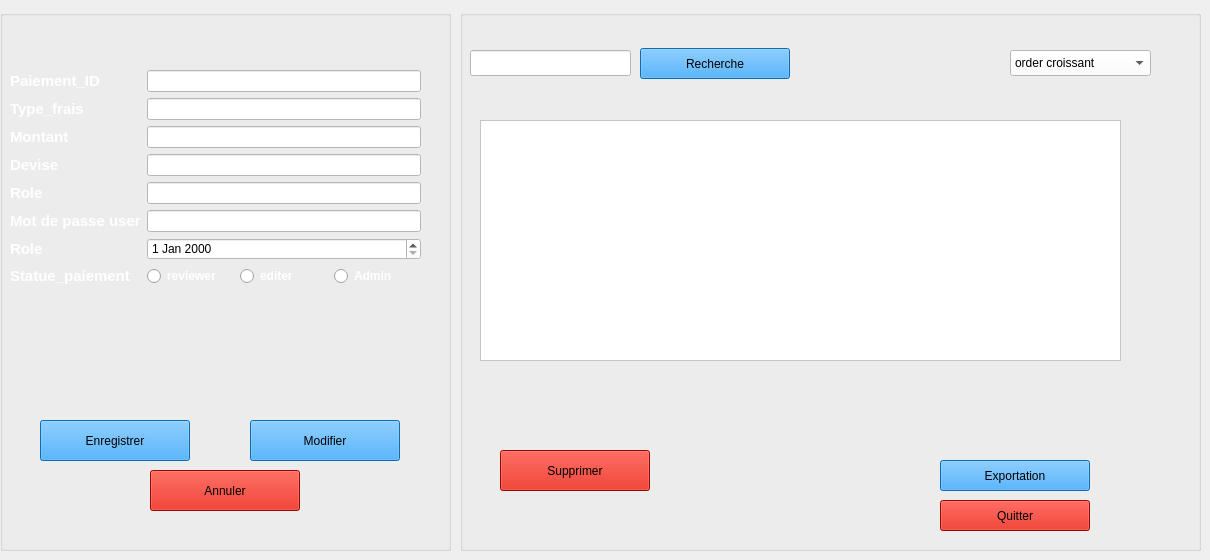
     <widget class="QWidget" name="stackedWidgetPage6">
      <widget class="QGroupBox" name="groupBox_Paiement_Form">
       <property name="geometry">
        <rect>
         <x>0</x>
         <y>10</y>
         <width>451</width>
         <height>541</height>
        </rect>
       </property>
       <property name="styleSheet">
        <string notr="true">background-color: rgb(0, 36, 168); border: #A8D3F0;
QGroupBox { border: 2px solid #2c3e50; border-radius: 15px; margin-top: 20px; font-weight: bold; color: #2c3e50; }
QGroupBox::title { subcontrol-origin: margin; subcontrol-position: top center; padding: 0 10px; }</string>
       </property>
       <property name="title">
        <string/>
       </property>
       <widget class="QWidget" name="formLayoutWidget_Utilisateur_2">
        <property name="geometry">
         <rect>
          <x>10</x>
          <y>60</y>
          <width>411</width>
          <height>281</height>
         </rect>
        </property>
        <layout class="QFormLayout" name="formLayout_Utilisateur_4">
         <item row="0" column="0">
          <widget class="QLabel" name="label_ID_Utilisateur_4">
           <property name="text">
            <string>&lt;html&gt;&lt;head/&gt;&lt;body&gt;&lt;p&gt;&lt;span style=&quot; font-size:11pt; font-weight:700; color:#ffffff;&quot;&gt;Paiement_ID&lt;/span&gt;&lt;/p&gt;&lt;/body&gt;&lt;/html&gt;</string>
           </property>
          </widget>
         </item>
         <item row="0" column="1">
          <widget class="QLineEdit" name="lineEdit_ID_Utilisateur_4">
           <property name="styleSheet">
            <string notr="true">background-color: rgb(255, 255, 255);</string>
           </property>
          </widget>
         </item>
         <item row="1" column="0">
          <widget class="QLabel" name="label_Nom_Utilisateur_4">
           <property name="text">
            <string>&lt;html&gt;&lt;head/&gt;&lt;body&gt;&lt;p&gt;&lt;span style=&quot; font-size:11pt; font-weight:700; color:#ffffff;&quot;&gt;Type_frais&lt;/span&gt;&lt;/p&gt;&lt;/body&gt;&lt;/html&gt;</string>
           </property>
          </widget>
         </item>
         <item row="1" column="1">
          <widget class="QLineEdit" name="lineEdit_Nom_Utilisateur_4">
           <property name="styleSheet">
            <string notr="true">background-color: rgb(255, 255, 255);</string>
           </property>
          </widget>
         </item>
         <item row="2" column="0">
          <widget class="QLabel" name="label_Email_Utilisateur_4">
           <property name="text">
            <string>&lt;html&gt;&lt;head/&gt;&lt;body&gt;&lt;p&gt;&lt;span style=&quot; font-size:11pt; font-weight:700; color:#ffffff;&quot;&gt;Montant&lt;/span&gt;&lt;/p&gt;&lt;/body&gt;&lt;/html&gt;</string>
           </property>
          </widget>
         </item>
         <item row="2" column="1">
          <widget class="QLineEdit" name="lineEdit_Email_Utilisateur_4">
           <property name="styleSheet">
            <string notr="true">background-color: rgb(255, 255, 255);</string>
           </property>
          </widget>
         </item>
         <item row="3" column="0">
          <widget class="QLabel" name="label_Mdp_Utilisateur_4">
           <property name="text">
            <string>&lt;html&gt;&lt;head/&gt;&lt;body&gt;&lt;p&gt;&lt;span style=&quot; font-size:11pt; font-weight:700; color:#ffffff;&quot;&gt;Devise&lt;/span&gt;&lt;/p&gt;&lt;/body&gt;&lt;/html&gt;</string>
           </property>
          </widget>
         </item>
         <item row="3" column="1">
          <widget class="QLineEdit" name="lineEdit_Mdp_Utilisateur_4">
           <property name="styleSheet">
            <string notr="true">background-color: rgb(255, 255, 255);</string>
           </property>
           <property name="echoMode">
            <enum>QLineEdit::EchoMode::Password</enum>
           </property>
          </widget>
         </item>
         <item row="4" column="0">
          <widget class="QLabel" name="label_Role_Utilisateur_4">
           <property name="text">
            <string>&lt;html&gt;&lt;head/&gt;&lt;body&gt;&lt;p&gt;&lt;span style=&quot; font-size:11pt; font-weight:700; color:#ffffff;&quot;&gt;Role&lt;/span&gt;&lt;/p&gt;&lt;/body&gt;&lt;/html&gt;</string>
           </property>
          </widget>
         </item>
         <item row="4" column="1">
          <widget class="QLineEdit" name="lineEdit_Institution_Utilisateur_11">
           <property name="styleSheet">
            <string notr="true">background-color: rgb(255, 255, 255);</string>
           </property>
          </widget>
         </item>
         <item row="5" column="0">
          <widget class="QLabel" name="label_Mot_de_passe_4">
           <property name="text">
            <string>&lt;html&gt;&lt;head/&gt;&lt;body&gt;&lt;p&gt;&lt;span style=&quot; font-size:11pt; font-weight:700; color:#ffffff;&quot;&gt;Mot de passe user&lt;/span&gt;&lt;/p&gt;&lt;/body&gt;&lt;/html&gt;</string>
           </property>
          </widget>
         </item>
         <item row="5" column="1">
          <widget class="QLineEdit" name="lineEdit_Institution_Utilisateur_10">
           <property name="styleSheet">
            <string notr="true">background-color: rgb(255, 255, 255);</string>
           </property>
          </widget>
         </item>
         <item row="7" column="0">
          <widget class="QLabel" name="label_num_4">
           <property name="text">
            <string>&lt;html&gt;&lt;head/&gt;&lt;body&gt;&lt;p&gt;&lt;span style=&quot; font-size:11pt; font-weight:700; color:#ffffff;&quot;&gt;Statue_paiement&lt;/span&gt;&lt;/p&gt;&lt;/body&gt;&lt;/html&gt;</string>
           </property>
          </widget>
         </item>
         <item row="7" column="1">
          <layout class="QHBoxLayout" name="horizontalLayout_Role_4">
           <item>
            <widget class="QRadioButton" name="radioButton_Chercheur_4">
             <property name="styleSheet">
              <string notr="true">color: white; font-weight: bold;</string>
             </property>
             <property name="text">
              <string>reviewer</string>
             </property>
            </widget>
           </item>
           <item>
            <widget class="QRadioButton" name="radioButton_Admin_10">
             <property name="styleSheet">
              <string notr="true">color: white; font-weight: bold;</string>
             </property>
             <property name="text">
              <string>editer</string>
             </property>
            </widget>
           </item>
           <item>
            <widget class="QRadioButton" name="radioButton_Admin_9">
             <property name="styleSheet">
              <string notr="true">color: white; font-weight: bold;</string>
             </property>
             <property name="text">
              <string>Admin</string>
             </property>
            </widget>
           </item>
          </layout>
         </item>
         <item row="6" column="0">
          <widget class="QLabel" name="label_Role_Utilisateur_5">
           <property name="text">
            <string>&lt;html&gt;&lt;head/&gt;&lt;body&gt;&lt;p&gt;&lt;span style=&quot; font-size:11pt; font-weight:700; color:#ffffff;&quot;&gt;Role&lt;/span&gt;&lt;/p&gt;&lt;/body&gt;&lt;/html&gt;</string>
           </property>
          </widget>
         </item>
         <item row="6" column="1">
          <widget class="QDateEdit" name="dateEdit">
           <property name="styleSheet">
            <string notr="true">background-color: rgb(255, 255, 255);</string>
           </property>
          </widget>
         </item>
        </layout>
       </widget>
       <widget class="QPushButton" name="btn_Enregistrer_Utilisateur_2">
        <property name="geometry">
         <rect>
          <x>40</x>
          <y>410</y>
          <width>150</width>
          <height>41</height>
         </rect>
        </property>
        <property name="styleSheet">
         <string notr="true">background-color: rgb(16, 151, 255);</string>
        </property>
        <property name="text">
         <string>Enregistrer</string>
        </property>
       </widget>
       <widget class="QPushButton" name="btn_Modifier_Utilisateur_2">
        <property name="geometry">
         <rect>
          <x>250</x>
          <y>410</y>
          <width>150</width>
          <height>41</height>
         </rect>
        </property>
        <property name="styleSheet">
         <string notr="true">background-color: rgb(16, 151, 255);</string>
        </property>
        <property name="text">
         <string>Modifier</string>
        </property>
       </widget>
       <widget class="QPushButton" name="btn_Annuler_Utilisateur_2">
        <property name="geometry">
         <rect>
          <x>150</x>
          <y>460</y>
          <width>150</width>
          <height>41</height>
         </rect>
        </property>
        <property name="styleSheet">
         <string notr="true">background-color: rgb(209, 14, 0);</string>
        </property>
        <property name="text">
         <string>Annuler</string>
        </property>
       </widget>
      </widget>
      <widget class="QGroupBox" name="groupBox_Session_List_2">
       <property name="geometry">
        <rect>
         <x>460</x>
         <y>10</y>
         <width>741</width>
         <height>541</height>
        </rect>
       </property>
       <property name="styleSheet">
        <string notr="true">background-color: rgb(0, 36, 168);
border: #A8D3F0;
/* Style pour tous les GroupBox */
QGroupBox {
    border: 2px solid #2c3e50; /* Couleur de la bordure */
    border-radius: 15px;      /* MÃªme arrondi que les boutons */
    margin-top: 20px;         /* Espace pour le titre en haut */
    font-weight: bold;
    color: #2c3e50;
}
/* Style spÃ©cifique pour le titre du GroupBox */
QGroupBox::title {
    subcontrol-origin: margin;
    subcontrol-position: top center; /* Place le titre en haut au centre */
    padding: 0 10px;
}</string>
       </property>
       <property name="title">
        <string/>
       </property>
       <widget class="QLineEdit" name="rechSession_2">
        <property name="geometry">
         <rect>
          <x>10</x>
          <y>40</y>
          <width>161</width>
          <height>26</height>
         </rect>
        </property>
        <property name="styleSheet">
         <string notr="true">background-color: rgb(255, 255, 255);</string>
        </property>
       </widget>
       <widget class="QPushButton" name="rechercheSession_2">
        <property name="geometry">
         <rect>
          <x>180</x>
          <y>38</y>
          <width>150</width>
          <height>31</height>
         </rect>
        </property>
        <property name="styleSheet">
         <string notr="true">background-color: rgb(16, 151, 255);
</string>
        </property>
        <property name="text">
         <string>Recherche</string>
        </property>
       </widget>
       <widget class="QPushButton" name="SuppSession_2">
        <property name="geometry">
         <rect>
          <x>40</x>
          <y>440</y>
          <width>150</width>
          <height>41</height>
         </rect>
        </property>
        <property name="styleSheet">
         <string notr="true">background-color: rgb(209, 14, 0);</string>
        </property>
        <property name="text">
         <string>Supprimer</string>
        </property>
       </widget>
       <widget class="QPushButton" name="quitterSession_2">
        <property name="geometry">
         <rect>
          <x>480</x>
          <y>490</y>
          <width>150</width>
          <height>31</height>
         </rect>
        </property>
        <property name="styleSheet">
         <string notr="true">background-color: rgb(209, 14, 0);
</string>
        </property>
        <property name="text">
         <string>Quitter</string>
        </property>
       </widget>
       <widget class="QPushButton" name="expoSession_2">
        <property name="geometry">
         <rect>
          <x>480</x>
          <y>450</y>
          <width>150</width>
          <height>31</height>
         </rect>
        </property>
        <property name="styleSheet">
         <string notr="true">background-color: rgb(16, 151, 255);
</string>
        </property>
        <property name="text">
         <string>Exportation</string>
        </property>
       </widget>
       <widget class="QComboBox" name="comboBox_6">
        <property name="geometry">
         <rect>
          <x>550</x>
          <y>40</y>
          <width>141</width>
          <height>26</height>
         </rect>
        </property>
        <property name="palette">
         <palette>
          <active>
           <colorrole role="WindowText">
            <brush brushstyle="SolidPattern">
             <color alpha="255">
              <red>0</red>
              <green>0</green>
              <blue>0</blue>
             </color>
            </brush>
           </colorrole>
           <colorrole role="Button">
            <brush brushstyle="SolidPattern">
             <color alpha="255">
              <red>255</red>
              <green>255</green>
              <blue>255</blue>
             </color>
            </brush>
           </colorrole>
           <colorrole role="Light">
            <brush brushstyle="SolidPattern">
             <color alpha="255">
              <red>255</red>
              <green>255</green>
              <blue>255</blue>
             </color>
            </brush>
           </colorrole>
           <colorrole role="Midlight">
            <brush brushstyle="SolidPattern">
             <color alpha="255">
              <red>255</red>
              <green>255</green>
              <blue>255</blue>
             </color>
            </brush>
           </colorrole>
           <colorrole role="Dark">
            <brush brushstyle="SolidPattern">
             <color alpha="255">
              <red>127</red>
              <green>127</green>
              <blue>127</blue>
             </color>
            </brush>
           </colorrole>
           <colorrole role="Mid">
            <brush brushstyle="SolidPattern">
             <color alpha="255">
              <red>170</red>
              <green>170</green>
              <blue>170</blue>
             </color>
            </brush>
           </colorrole>
           <colorrole role="Text">
            <brush brushstyle="SolidPattern">
             <color alpha="255">
              <red>0</red>
              <green>0</green>
              <blue>0</blue>
             </color>
            </brush>
           </colorrole>
           <colorrole role="BrightText">
            <brush brushstyle="SolidPattern">
             <color alpha="255">
              <red>255</red>
              <green>255</green>
              <blue>255</blue>
             </color>
            </brush>
           </colorrole>
           <colorrole role="ButtonText">
            <brush brushstyle="SolidPattern">
             <color alpha="255">
              <red>0</red>
              <green>0</green>
              <blue>0</blue>
             </color>
            </brush>
           </colorrole>
           <colorrole role="Base">
            <brush brushstyle="SolidPattern">
             <color alpha="255">
              <red>255</red>
              <green>255</green>
              <blue>255</blue>
             </color>
            </brush>
           </colorrole>
           <colorrole role="Window">
            <brush brushstyle="SolidPattern">
             <color alpha="255">
              <red>255</red>
              <green>255</green>
              <blue>255</blue>
             </color>
            </brush>
           </colorrole>
           <colorrole role="Shadow">
            <brush brushstyle="SolidPattern">
             <color alpha="255">
              <red>0</red>
              <green>0</green>
              <blue>0</blue>
             </color>
            </brush>
           </colorrole>
           <colorrole role="AlternateBase">
            <brush brushstyle="SolidPattern">
             <color alpha="255">
              <red>255</red>
              <green>255</green>
              <blue>255</blue>
             </color>
            </brush>
           </colorrole>
           <colorrole role="ToolTipBase">
            <brush brushstyle="SolidPattern">
             <color alpha="255">
              <red>255</red>
              <green>255</green>
              <blue>220</blue>
             </color>
            </brush>
           </colorrole>
           <colorrole role="ToolTipText">
            <brush brushstyle="SolidPattern">
             <color alpha="255">
              <red>0</red>
              <green>0</green>
              <blue>0</blue>
             </color>
            </brush>
           </colorrole>
           <colorrole role="PlaceholderText">
            <brush brushstyle="SolidPattern">
             <color alpha="127">
              <red>0</red>
              <green>0</green>
              <blue>0</blue>
             </color>
            </brush>
           </colorrole>
           <colorrole role="Accent">
            <brush brushstyle="SolidPattern">
             <color alpha="255">
              <red>255</red>
              <green>255</green>
              <blue>255</blue>
             </color>
            </brush>
           </colorrole>
          </active>
          <inactive>
           <colorrole role="WindowText">
            <brush brushstyle="SolidPattern">
             <color alpha="255">
              <red>0</red>
              <green>0</green>
              <blue>0</blue>
             </color>
            </brush>
           </colorrole>
           <colorrole role="Button">
            <brush brushstyle="SolidPattern">
             <color alpha="255">
              <red>255</red>
              <green>255</green>
              <blue>255</blue>
             </color>
            </brush>
           </colorrole>
           <colorrole role="Light">
            <brush brushstyle="SolidPattern">
             <color alpha="255">
              <red>255</red>
              <green>255</green>
              <blue>255</blue>
             </color>
            </brush>
           </colorrole>
           <colorrole role="Midlight">
            <brush brushstyle="SolidPattern">
             <color alpha="255">
              <red>255</red>
              <green>255</green>
              <blue>255</blue>
             </color>
            </brush>
           </colorrole>
           <colorrole role="Dark">
            <brush brushstyle="SolidPattern">
             <color alpha="255">
              <red>127</red>
              <green>127</green>
              <blue>127</blue>
             </color>
            </brush>
           </colorrole>
           <colorrole role="Mid">
            <brush brushstyle="SolidPattern">
             <color alpha="255">
              <red>170</red>
              <green>170</green>
              <blue>170</blue>
             </color>
            </brush>
           </colorrole>
           <colorrole role="Text">
            <brush brushstyle="SolidPattern">
             <color alpha="255">
              <red>0</red>
              <green>0</green>
              <blue>0</blue>
             </color>
            </brush>
           </colorrole>
           <colorrole role="BrightText">
            <brush brushstyle="SolidPattern">
             <color alpha="255">
              <red>255</red>
              <green>255</green>
              <blue>255</blue>
             </color>
            </brush>
           </colorrole>
           <colorrole role="ButtonText">
            <brush brushstyle="SolidPattern">
             <color alpha="255">
              <red>0</red>
              <green>0</green>
              <blue>0</blue>
             </color>
            </brush>
           </colorrole>
           <colorrole role="Base">
            <brush brushstyle="SolidPattern">
             <color alpha="255">
              <red>255</red>
              <green>255</green>
              <blue>255</blue>
             </color>
            </brush>
           </colorrole>
           <colorrole role="Window">
            <brush brushstyle="SolidPattern">
             <color alpha="255">
              <red>255</red>
              <green>255</green>
              <blue>255</blue>
             </color>
            </brush>
           </colorrole>
           <colorrole role="Shadow">
            <brush brushstyle="SolidPattern">
             <color alpha="255">
              <red>0</red>
              <green>0</green>
              <blue>0</blue>
             </color>
            </brush>
           </colorrole>
           <colorrole role="AlternateBase">
            <brush brushstyle="SolidPattern">
             <color alpha="255">
              <red>255</red>
              <green>255</green>
              <blue>255</blue>
             </color>
            </brush>
           </colorrole>
           <colorrole role="ToolTipBase">
            <brush brushstyle="SolidPattern">
             <color alpha="255">
              <red>255</red>
              <green>255</green>
              <blue>220</blue>
             </color>
            </brush>
           </colorrole>
           <colorrole role="ToolTipText">
            <brush brushstyle="SolidPattern">
             <color alpha="255">
              <red>0</red>
              <green>0</green>
              <blue>0</blue>
             </color>
            </brush>
           </colorrole>
           <colorrole role="PlaceholderText">
            <brush brushstyle="SolidPattern">
             <color alpha="127">
              <red>0</red>
              <green>0</green>
              <blue>0</blue>
             </color>
            </brush>
           </colorrole>
           <colorrole role="Accent">
            <brush brushstyle="SolidPattern">
             <color alpha="255">
              <red>255</red>
              <green>255</green>
              <blue>255</blue>
             </color>
            </brush>
           </colorrole>
          </inactive>
          <disabled>
           <colorrole role="WindowText">
            <brush brushstyle="SolidPattern">
             <color alpha="255">
              <red>127</red>
              <green>127</green>
              <blue>127</blue>
             </color>
            </brush>
           </colorrole>
           <colorrole role="Button">
            <brush brushstyle="SolidPattern">
             <color alpha="255">
              <red>255</red>
              <green>255</green>
              <blue>255</blue>
             </color>
            </brush>
           </colorrole>
           <colorrole role="Light">
            <brush brushstyle="SolidPattern">
             <color alpha="255">
              <red>255</red>
              <green>255</green>
              <blue>255</blue>
             </color>
            </brush>
           </colorrole>
           <colorrole role="Midlight">
            <brush brushstyle="SolidPattern">
             <color alpha="255">
              <red>255</red>
              <green>255</green>
              <blue>255</blue>
             </color>
            </brush>
           </colorrole>
           <colorrole role="Dark">
            <brush brushstyle="SolidPattern">
             <color alpha="255">
              <red>127</red>
              <green>127</green>
              <blue>127</blue>
             </color>
            </brush>
           </colorrole>
           <colorrole role="Mid">
            <brush brushstyle="SolidPattern">
             <color alpha="255">
              <red>170</red>
              <green>170</green>
              <blue>170</blue>
             </color>
            </brush>
           </colorrole>
           <colorrole role="Text">
            <brush brushstyle="SolidPattern">
             <color alpha="255">
              <red>127</red>
              <green>127</green>
              <blue>127</blue>
             </color>
            </brush>
           </colorrole>
           <colorrole role="BrightText">
            <brush brushstyle="SolidPattern">
             <color alpha="255">
              <red>255</red>
              <green>255</green>
              <blue>255</blue>
             </color>
            </brush>
           </colorrole>
           <colorrole role="ButtonText">
            <brush brushstyle="SolidPattern">
             <color alpha="255">
              <red>127</red>
              <green>127</green>
              <blue>127</blue>
             </color>
            </brush>
           </colorrole>
           <colorrole role="Base">
            <brush brushstyle="SolidPattern">
             <color alpha="255">
              <red>255</red>
              <green>255</green>
              <blue>255</blue>
             </color>
            </brush>
           </colorrole>
           <colorrole role="Window">
            <brush brushstyle="SolidPattern">
             <color alpha="255">
              <red>255</red>
              <green>255</green>
              <blue>255</blue>
             </color>
            </brush>
           </colorrole>
           <colorrole role="Shadow">
            <brush brushstyle="SolidPattern">
             <color alpha="255">
              <red>0</red>
              <green>0</green>
              <blue>0</blue>
             </color>
            </brush>
           </colorrole>
           <colorrole role="AlternateBase">
            <brush brushstyle="SolidPattern">
             <color alpha="255">
              <red>255</red>
              <green>255</green>
              <blue>255</blue>
             </color>
            </brush>
           </colorrole>
           <colorrole role="ToolTipBase">
            <brush brushstyle="SolidPattern">
             <color alpha="255">
              <red>255</red>
              <green>255</green>
              <blue>220</blue>
             </color>
            </brush>
           </colorrole>
           <colorrole role="ToolTipText">
            <brush brushstyle="SolidPattern">
             <color alpha="255">
              <red>0</red>
              <green>0</green>
              <blue>0</blue>
             </color>
            </brush>
           </colorrole>
           <colorrole role="PlaceholderText">
            <brush brushstyle="SolidPattern">
             <color alpha="127">
              <red>127</red>
              <green>127</green>
              <blue>127</blue>
             </color>
            </brush>
           </colorrole>
           <colorrole role="Accent">
            <brush brushstyle="SolidPattern">
             <color alpha="255">
              <red>255</red>
              <green>255</green>
              <blue>255</blue>
             </color>
            </brush>
           </colorrole>
          </disabled>
         </palette>
        </property>
        <property name="styleSheet">
         <string notr="true">background-color: rgb(255, 255, 255);</string>
        </property>
        <item>
         <property name="text">
          <string>order croissant</string>
         </property>
        </item>
        <item>
         <property name="text">
          <string>order decroissant</string>
         </property>
        </item>
       </widget>
       <widget class="QTableWidget" name="tableWidget_6">
        <property name="geometry">
         <rect>
          <x>20</x>
          <y>110</y>
          <width>641</width>
          <height>241</height>
         </rect>
        </property>
        <property name="styleSheet">
         <string notr="true">background-color: rgb(255, 255, 255);</string>
        </property>
       </widget>
      </widget>
     </widget>
